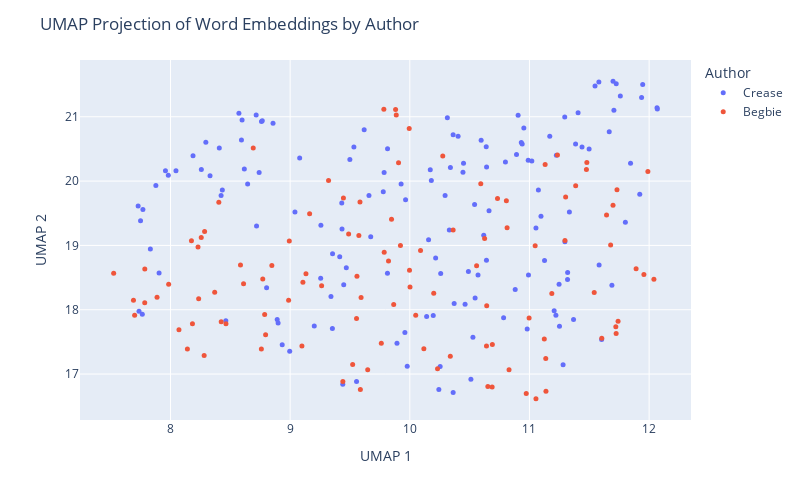

The code cell stored with this chart in its notebook:
### Code cell
# plot using plotly to further explore
import plotly.express as px
import textwrap

def wrap_text(text, width=60):
    return '<br>'.join(textwrap.wrap(text, width=width))

umap_df = pd.DataFrame(proj, columns=['UMAP 1', 'UMAP 2'])
umap_df['Author'] = labels
umap_df['Text'] = [snip for auth in judge_snippets for snip in judge_snippets[auth]]
umap_df['Text'] = umap_df['Text'].apply(lambda t: wrap_text(t, width=50))

fig = px.scatter(umap_df, x='UMAP 1', y='UMAP 2', 
                 color='Author', hover_data=['Text'], 
                 width=800, height=500 )
fig.update_traces(marker=dict(size=5))
fig.update_layout(title='UMAP Projection of Word Embeddings by Author')
fig.show()

### Figure 1 — Plotly figure (JSON) as saved in the notebook; plotly's stock layout.template omitted (floating-point values rounded to 4 significant figures; data arrays with more than 128 entries replaced by an {"elided": "..."} marker saying what was removed)
{"data": [{"customdata": {"elided": "146x1 str values"}, "hovertemplate": "Author=Crease<br>UMAP 1=%{x}<br>UMAP 2=%{y}<br>Text=%{customdata[0]}<extra></extra>", "legendgroup": "Crease", "marker": {"color": "#636efa", "size": 5, "symbol": "circle"}, "mode": "markers", "name": "Crease", "orientation": "v", "showlegend": true, "type": "scatter", "x": {"elided": "146 float values"}, "xaxis": "x", "y": {"elided": "146 float values"}, "yaxis": "y"}, {"customdata": [["(5) If it appears that a tax is not bona fide<br>within the purpose provided for, but is imposed<br>with the real purpose of discriminating against a<br>class, it is not within the justification of the<br>enabling statute, and, on the facts, the tax in<br>question was intended not for the purpose of<br>raising a revenue, but as a restriction on the<br>Chinese."], ["Indeed if no restriction whatever be placed on the<br>word \" other\" in that section; if the Provincial<br>Legislature can insist upon imposing licenses upon<br>everything and upon every act of life, and tax<br>each licensee at any moment they please, there<br>would be a very simple way of excluding every<br>Chinaman from the Province, by imposing a<br>universal tax, not limited to any nationality, of<br>one or two thousand dollars per annum for a<br>license to Judgment."], ["No Chinaman will shave the back of his head; no<br>true moujik will shave his chin."], ["I rather think that the auctioneers would<br>repudiate this alleged similarity of their<br>occupation to that of a Chinese washerman."], ["assing Chinamen, supposed to be the only persons<br>carrying on this industry."], ["REGINA v. MEE WAH to subject Chinamen to<br>exceptional disadvantages it is clearly<br>unconstitutional."], ["G. to the report of the recent Chinese Conmission,<br>p. 379, and by Mr. Justice CREASE in Wing Chong's<br>case, 1 B.C.R."], ["Justices FIELD, HOFFMAN, SAWYER and DEADY and<br>other Judges whom they cite, all confirm this,<br>that a State, or Provincial law imposing special<br>disabilities or unequal burdens on Chinamen is<br>unconstitutional and void."], ["Statutes were by their title and preamble REGINA<br>v. MEE WAH expressly aimed at Chinamen by name;<br>that this distinction also renders inapplicable<br>all the United States' cases cited; that this<br>enactment is quite general extending to all<br>laundries without exception and we must not look<br>beyond the words of the enactment to enquire what<br>its object was; that there is in fact one laundry<br>in Victoria not conducted by Chinamen on which the<br>tax will fall with equal force so that it is<br>impossible to say that Chinamen are hereby<br>exclusively selected for taxation; the<br>circumstance that they are chiefly affected being<br>a mere coincidence; that the bylaw only imposes<br>$100.00 per annum, keeping far within the limit of<br>$150.00 permitted by the Statute; that the tax<br>clearly is calculated to procuring additional<br>Municipal revenue and that no other object is<br>hinted at."], ["I, for my part, cannot arrive at any other<br>conclusion than that it is specially directed<br>against Chinamen because they are Chinamen and for<br>no other Judgment."], ["The appellants' contention that the clause is<br>merely intended to hamper or expel Chinamen is<br>much strengthened by considering the amount of the<br>tax sanctioned, which is $150.00 per annum,<br>whereas the limit sanctioned by the Legislature in<br>the case of any retail shop, however extensive or<br>lucrative its business, is only $10.00 per annum."], ["The test is whether on the whole statute the<br>Legislature can fairly be held to have said : \"Let<br>us impose a tax in order to raise a revenue,<br>though perhaps it may fall on Chinamen,\" or \" let<br>us impose this tax in order to fall on Chinamen,<br>though perhaps it will raise no revenue.\""], ["When we find (1st) no other description of labour<br>taxed at all ; (2nd) this description of labour<br>practically quite abandoned to Chinamen alone ;<br>(3rd) this description of labour taxed at fifteen<br>times the rate permitted to be levied on any<br>retail shop ; (4th) that a preliminary Provincial<br>Act has declared Chinamen incapable of the<br>franchise which they formerly exercised."], ["I cannot doubt but that the tax is directed<br>against Chinamen, as such."], ["It is not competent to the Provincial Legislature,<br>or to a municipality, to deprive, generally,<br>particular nationalities or individuals of the<br>capacity to take out municipal trade licenses ; e.<br>g., a Chinaman has a right to apply for a<br>pawnbroker's license."], ["Application for a mandamus to the Corporation of<br>the City of Victoria to compel the renewal to the<br>prosecutors (Chinamen) of a pawnbroker's license."], ["It is alleged by the prosecution, and not denied,<br>that the Council have in fact ordered the<br>Collector to issue no pawnbroking license to any<br>Chinaman."], ["In the French colony of Cayenne, the Town Council<br>recently handi- capped the superior capacities of<br>the Chinaman by imposing on merchants of that<br>empire an extra tax of $300 per annum, deeming it<br>also expedient to handicap English and German<br>traders by a surtax of $200 on them."], ["Chinamen in British Columbia appear to follow any<br>description of industry which may appear useful,<br>i.e., in which they can obtain employment or earn<br>their livelihood."], ["The menial businesses of washing and of splitting<br>and Chinese washer sawing stovewood are almost<br>entirely engrossed by Chinamen."], ["Every Chinaman in British Columbia has the air of<br>having worked, and of being ready to work, with<br>his hands, except a few who practice as medical<br>men and the leading commercial men."], ["Chinamen do not much trouble the hospitals."], ["I never heard of Chinamen becoming a burden on the<br>private charity of the whites."], ["I have an indistinct remembrance of having been<br>once asked to contribute to the cost of removing a<br>disabled Chinaman; I am not sure."], ["Industry, economy, sobriety, and law-abidingness<br>are exactly the four prominent qualities of<br>Chinamen as asserted both by their advocates and<br>their adversaries."], ["Lazy, drunken, extravagant, and turbulent: this<br>is, by the voices of their friends and foes,<br>exactly what a Chinaman is not."], ["If Chinamen would only be less industrious and<br>economical, if they would but occasionally get<br>drunk, they would no longer be the formidable<br>competitors with the white man which they prove to<br>be in the labor market; there would be no longer a<br>cry for their suppression."], ["But these qualities meet with no competition here;<br>and the Chinaman sees no person to take his place<br>were he to abdicate it."], ["I have heard an individual Chinaman stigmatized as<br>\"lazy ;\" but the fact was he conceived himself<br>insulted, and was sulking."], ["I cannot recall to memory that I ever saw or heard<br>of a Chinaman being drunk."], ["There is scarcely an epithet so removed from the<br>notion of a Chinaman as \"turbulent,\" though of<br>course they may be provoked to resist violence."], ["employment as domestics, their large brotherhoods,<br>necessarily impenetrably secret to the whites, and<br>the unguarded condition of our houses, the<br>pilfering by Chinamen servants is really quite<br>inconsiderable."], ["I believe that two of the white servants I have<br>had have pilfered more from me  than any twenty<br>Chinamen in Victoria ever stole from their<br>employers..    5."], ["I do not think that the feeling of the whites<br>against Chinamen has much changed; but I do not<br>recollect anything that can be called \"agitation \"<br>against them until Confederation."], ["This dislike, which otherwise might lie dormant or<br>inert, is certainly mutual; it is manifested in<br>China, we are- told, more extensively and<br>stringently than here, and without any impulse<br>there from direct competition for bread."], ["Europeans at Canton or Shanghai are not safe<br>beyond their allotted cantonments, any more than a<br>Chinaman would have been on Williams Creek twenty<br>years ago."], ["The Chinaman is in every respect the reverse of an<br>European, except that he is a man."], ["Accordingly, before the close of the First<br>Parliament after Confederation, Chinamen were<br>deprived of the right of franchise, which they had<br>previously enjoyed."], ["This was on the ostensible ground that all<br>Chinamen were actuated merely by direct money<br>considerations."], ["The same distinguished writer whom I have already<br>quoted on the Judenhetze, observes, in speaking of<br>the rival programmes in the existing presidential<br>campaign in the United States: \"The Irish vote or<br>the republican working man cannot be wooed<br>successfully without attacks on the bloated<br>capitalist, on English tyranny or treachery, or on<br>the unfortunate immigrants from China.” Mutato<br>nomine."], ["There are several matters alleged against<br>Chinamen: One is the extraordinarily small space<br>into which a cluster of them will retire for rest."], ["But I have seen in a good-sized house, where there<br>was plenty of cubic space, and where each person<br>might have had a separate bunk, five or six<br>Chinamen, not lodgers but owners, sleeping in a<br>heap as above described."], ["It is common to attribute to Chinamen generally,<br>that they are infested with disgusting diseases --<br>e. g., leprosy."], ["When an orator talks of Chinese lepers, it is<br>exactly the same unmeaning abuse as when a Canton<br>periodical holds out to popular indignation the<br>foreign \"red devils.\""], ["There is no leprosy or diabolism in the case;<br>though of course a Chinaman, like any other man,<br>may be a leper."], ["The orator merely wishes to impress his audience<br>with the belief that 'he strongly objects to<br>Chinamen."], ["A Chinaman was once pointed out to me who was<br>alleged to be a leper."], ["That was the only case of skin disease I remember<br>to have noticed or heard of among Chinamen."], ["These certainly were not contracted from Chinamen."], ["The Chinese, and I believe other Asiatic nations,<br>use opium extensively."], ["The enormous consumption which this implies does<br>not appear to prevent Chinamen from being the most<br>prolific race, the most indefatigable laborers,<br>and the keenest traders in the world."], ["If any Chinamen here abuse the drug by over-<br>indulgence, they must hide themselves, or at all<br>events they have entirely escaped my observation."], ["If their example persuades any white people to<br>similar over-indulgence, of which I am equally<br>ignorant, these must be a very degraded class-<br>weaker and more degraded than the Chinaman whose<br>expulsion is demanded."], ["Opium, as generally used here, is probably as<br>harmless as tobacco, which is also extensively<br>used in British Columbia by Chinamen."], ["All the evils arising from opium in British<br>Columbia in a year do not, probably, equal the<br>damage, trouble and expense occasioned to<br>individuals and to the state by whiskey in a<br>single month, or perhaps in some single night, As<br>already observed, I do not remember ever to have<br>seen a drunken Chinaman; and the argument against<br>Chinamen founded on opium appears to be analogous<br>to the comparison of the mote and the beam."], ["It is alleged that not only the aggregation of<br>Chinamen in their dwellings is a source of danger<br>to the public health, but that their habits are<br>filthy."], ["There are of course dirty Chinamen."], ["Any family in British Columbia will, at once,<br>without any enquiry as to his cleanliness, admit<br>the first Chinaman who offers as a cook-where a<br>cook is wanted; and really it may be said that no<br>washing is given out to people of any other<br>nation."], ["Whether the presence of Chinamen is any longer<br>desirable in British Colombia, is to a certain<br>extent a matter of opinion."], ["That Chinamen are very large till within a year,<br>mainly, employed in all the laborious parts of our<br>coal mines ; 2nd."], ["I do not see how people would get on here at all<br>without Chinamen."], ["If Chinamen were expelled, employers of labor<br>would probably have to leave the province; and<br>when they were gone, where would the employed be?"], ["There are supposed to be in California more than<br>120,000 Chinamen."], ["It is probable that in that state, as in British<br>Columbia, a good deal more than half the manual<br>labor is performed by Chinamen."], ["Within a radius of two miles there are at this<br>time no less than 500 Chinamen engaged in<br>gathering the hop crop."], ["For a field of twenty-five or thirty acres about<br>100 Chinamen are employed."], ["The Chinamen work by contract, and they rush from<br>morning till night, seeming never to tire."], ["As soon as a box is filled a loud yell informs the<br>foreman, who brings a sack, into which the box is<br>emptied, and the Chinamen are given a check."], ["Two Chinamen can pick from two to three boxes in a<br>day, and as they receive $1.50 per box it will be<br>seen that they are earning white men's wages."], ["Last year they only received $1.25, but help at<br>this time is scarce and the China bosses had only<br>to demand the raise and get it."], ["Now the only paying industries here are the<br>canneries and shoe factories, in both of which the<br>labor is almost exclusively Chinese."], ["Owing to a very great superiority in the mineral,<br>the coal mines have paid largely, notwithstanding<br>the rates of white miners wages, unequalled<br>elsewhere; but the coal mines have hitherto<br>largely employed Chinamen also."], ["After all that I have said about Chinamen, I can<br>lay no more claim to consistency than anybody else<br>in British Columbia."], ["I have always asserted their good qualities; but I<br>have never in twenty-six years had a Chinaman in<br>my house, an expensive whim that nobody else has<br>indulged in."], ["Still, I have had my opportunities of seeing and<br>hearing, for in all that time, I do not think I<br>ever knew a family that did not employ at least<br>one Chinaman."], ["The combination which it is intended to suggest<br>would be, I suppose, that the legislature should<br>forbid such arrivals of Chinamen, and that the<br>white population should \" boycott \" those<br>remaining here; or else that the legislature<br>should decree their expulsion."], ["The normal rates of wages are five shillings for<br>Chinamen, and in Victoria eight shillings for<br>white men."], ["I cannot believe that it has; on the contrary, as<br>the presence of Chinamen has enabled some small<br>capital to be accumulated, they must have<br>augmented the wages fund in the province: i. e.,<br>the loose capital seeking to increase itself by<br>the employment of reproductive labor."], ["I do not believe that any single European in the<br>province would employ a Chinaman about any<br>undertaking if he could procure an European,<br>irrespective of wages, unless, of course, the<br>European demanded wages which precluded all profit<br>on the undertaking."], ["Chinamen are employed not so much because their<br>normal money tariff is lower than the whites and<br>yet not much lower; many Chinamen get $30, and<br>some even $35 and $40, per month-as because they<br>are, as a rule, more sober, steady, docile and<br>industrious."], ["With very few exceptions, indeed, I never met a<br>Chinaman whom I could understand, beyond the<br>commonest wants, or by whom I could feel any<br>certainty that I was understood, even for an<br>ordinary message."], ["Yet I have often feared that I should be compelled<br>to fall into the universal practice and take<br>Chinese servants into my house-which I have never<br>yet done."], ["I have never personally observed any effect by the<br>Chinese upon the morals of the white people."], ["The latter have occasionally been induced by race-<br>prejudice to indulge in acts of violence ; but it<br>would be too much to say from thence that the<br>Chinaman had corrupted his cowardly assailants."], ["One Chinaman, last year, pleaded guilty to an<br>indictment for indecent assault on two girls of<br>ten or eleven and twelve or thirteen years."], ["However that is the only case I remember in which<br>it could be alleged that a Chinaman had had any<br>evil effect upon the morals of the whites, a<br>matter upon which they can have but very little<br>influence, either for good or evil."], ["Whites who have evil communications with Chinese<br>must themselves be lamentably depraved beforehand;<br>and so, I should be disposed to say, immoral<br>Chinese are not only not more injurious, but they<br>are quite innocuous to the morals of the whites,<br>in comparison with white people of similar or<br>allied habits."], ["I have seen unmistakable prostitutes in the<br>Chinese quarter of Victoria."], ["Drunken whites, I am sorry to say, are often to be<br>seen in Victoria, by night or by day; but I do not<br>remember ever to have seen a Chinaman under the<br>influence of liquor."], ["Debauched whites sometimes frequent, I believe,<br>Chinese brothels, as they do Indian brothels."], ["I don't think serious breaches of the peace are<br>proportionately more frequent in Chinese brothels<br>than in those kept by white women."], ["Indian brothels breed the most disturbances; and<br>they are close to the Chinese quarter."], ["I have omitted to state that Chinamen here are<br>generally divided into two tribes, or clans-there<br>may be more, but I have often had my attention<br>drawn to these two-viz ."], ["When a breach of the peace occurs among Chinamen,<br>the culprits are generally Canton versus Hong<br>Kong; and when these come into court, either in<br>criminal or civil cases, it is common to allow<br>each side to have an interpreter; as well to watch<br>that the evidence is truly interpreted as also to<br>explain it to their respective clients."], ["Owing partly to this, and partly also to their<br>unintelligibility to whites, and vice versa, it is<br>usual when twenty or thirty hands are engaged, e.<br>g., at a cannery, not to make the contract with<br>each workman separately, but with some one<br>Chinaman who has learned some English, leaving him<br>to sub-contract with the men; and he being the<br>sole medium of communication between them and the<br>owner of the cannery, this arrangement, though<br>unavoidable, necessarily leaves the men a good<br>deal at the mercy of this foreman."], ["Sometimes this takes place on a much larger scale,<br>and a Chinese merchant here will contract for a<br>whole cargo of Chinamen, fresh from China, whom he<br>engages to provide with employment, and then<br>drafts them out to different employers here, for<br>roads, canneries, etc."], ["A miner who feels no shame in purchasing the<br>possession of a female for a single night for $20,<br>is scandalized when a Chinaman pays $500 for the<br>possession of a female for six months, or until<br>they disagree."], ["No disgust is felt by Europeans when parents make<br>it a sine qua non on consenting to their<br>daughters' marriage that the husband shall settle<br>ten or twenty thousand dollars upon her; but it is<br>infamous if a Chinaman purchases the consent of<br>parents or guardians for one thousand dollars."], ["The woman is a slave sold into prostitution, but<br>the Chinese themselves look upon it in a different<br>light."], ["There was a case not long ago in court, before<br>myself, on habeas corpus: A Chinese girl was<br>contracted to marry a man who had offered the<br>guardians five hundred dollars."], ["I apprehend much of what is said about Chinese<br>slavery and prostitution proceeds from imperfect<br>consideration of the difference between Christian<br>and non-Christian marriage; but I only guess this,<br>I know scarcely anything about it."], ["Another ground on which I have heard it asserted<br>that slavery is general among Chinamen here, is<br>rather, I suspect, a proof of their freedom, or<br>would be so accepted among whites."], ["I have no doubt but that compulsion is put on all<br>Chinamen, so that it is very difficult for them to<br>obtain work, if they remain outside this<br>organization."], ["It is yet further urged against the Chinese, as<br>showing their unfitness to dwell in the land, that<br>they show no respect to our laws, nor to our<br>appointed courts, but refer their differences to<br>private tribunals of their own, whose behests are<br>carried out, irrespective of their conformity with<br>our laws and are never disputed in our courts."], ["The Chinese, like most other nations with any<br>pretence to civilization, have some methods for<br>referring private disputes to arbitrators chosen<br>by the parties themselves."], ["That the awards of Chinese arbitrators are always<br>accepted without demur (if the fact be as alleged)<br>would surely be a strong evidence of the equity of<br>the award, and the good sense of the parties in<br>difference; for it is utterly untrue that Chinamen<br>ignore our courts, or treat them with any want of<br>respect."], ["Any questions as to their labor associations,<br>their clans, their marriage laws, their<br>immigration contracts, would, I fear, be in<br>general met with suspicion and answered with<br>reluctance."], ["the nature and results of trades-unions at home,<br>after every enquiry possible; how much more<br>difficult would it be to arrive at facts here,<br>where they must necessarily be shrouded behind the<br>impenetrable and irresponsible screen of a Chinese<br>interpreter?"]], "hovertemplate": "Author=Begbie<br>UMAP 1=%{x}<br>UMAP 2=%{y}<br>Text=%{customdata[0]}<extra></extra>", "legendgroup": "Begbie", "marker": {"color": "#EF553B", "size": 5, "symbol": "circle"}, "mode": "markers", "name": "Begbie", "orientation": "v", "showlegend": true, "type": "scatter", "x": [11.48, 11.48, 8.787, 9.555, 9.762, 11.13, 11.99, 11.23, 11.3, 10.73, 11.39, 10.34, 11.7, 10.36, 9.881, 9.783, 9.887, 11.73, 9.489, 11.6, 9.847, 9.587, 8.795, 8.424, 9.922, 9.558, 10.69, 11.05, 8.463, 7.785, 9.822, 11.0, 8.369, 9.098, 10.63, 8.771, 9.132, 11.64, 10.05, 8.691, 10.56, 11.54, 8.993, 9.997, 8.847, 10.09, 8.235, 7.525, 9.648, 8.285, 10.2, 9.995, 9.593, 8.404, 8.585, 9.445, 9.441, 11.68, 9.574, 11.14, 9.522, 11.3, 11.14, 11.72, 11.05, 10.97, 11.12, 12.04, 10.65, 10.23, 11.72, 11.74, 8.76, 9.107, 7.7, 10.81, 10.69, 11.19, 10.64, 10.83, 7.888, 9.865, 7.785, 10.0, 8.183, 7.985, 9.786, 8.175, 7.691, 8.23, 8.987, 8.257, 9.321, 10.81, 11.89, 11.96, 8.281, 8.141, 9.263, 8.071, 8.611, 9.163, 10.12, 10.28, 9.584, 10.59, 9.906, 10.64], "xaxis": "x", "y": [20.18, 20.29, 17.92, 17.86, 17.48, 20.26, 20.15, 20.41, 19.75, 19.73, 19.93, 17.28, 19.63, 19.24, 21.11, 21.12, 21.03, 19.87, 19.18, 17.56, 19.41, 16.76, 17.61, 17.81, 19.0, 18.52, 17.46, 18.99, 17.78, 18.11, 18.76, 17.87, 18.27, 17.43, 19.11, 18.48, 18.56, 19.47, 17.91, 20.51, 18.69, 18.27, 19.07, 18.61, 18.69, 18.92, 18.17, 18.57, 17.07, 19.22, 18.26, 20.82, 18.19, 19.67, 18.69, 19.74, 16.88, 19.01, 19.16, 17.24, 17.15, 19.08, 16.73, 17.73, 16.61, 16.7, 17.54, 18.47, 16.81, 17.08, 17.63, 17.82, 17.39, 18.43, 17.92, 19.7, 16.8, 18.25, 17.44, 17.07, 18.19, 18.08, 18.63, 18.35, 17.78, 18.4, 18.89, 19.07, 18.15, 18.98, 18.15, 19.12, 20.01, 19.27, 18.64, 18.55, 17.29, 17.39, 18.37, 17.69, 18.4, 19.49, 17.39, 20.39, 19.67, 19.96, 20.28, 18.06], "yaxis": "y"}], "layout": {"height": 500, "legend": {"title": {"text": "Author"}, "tracegroupgap": 0}, "margin": {"t": 60}, "title": {"text": "UMAP Projection of Word Embeddings by Author"}, "width": 800, "xaxis": {"anchor": "y", "domain": [0, 1], "title": {"text": "UMAP 1"}}, "yaxis": {"anchor": "x", "domain": [0, 1], "title": {"text": "UMAP 2"}}}}
